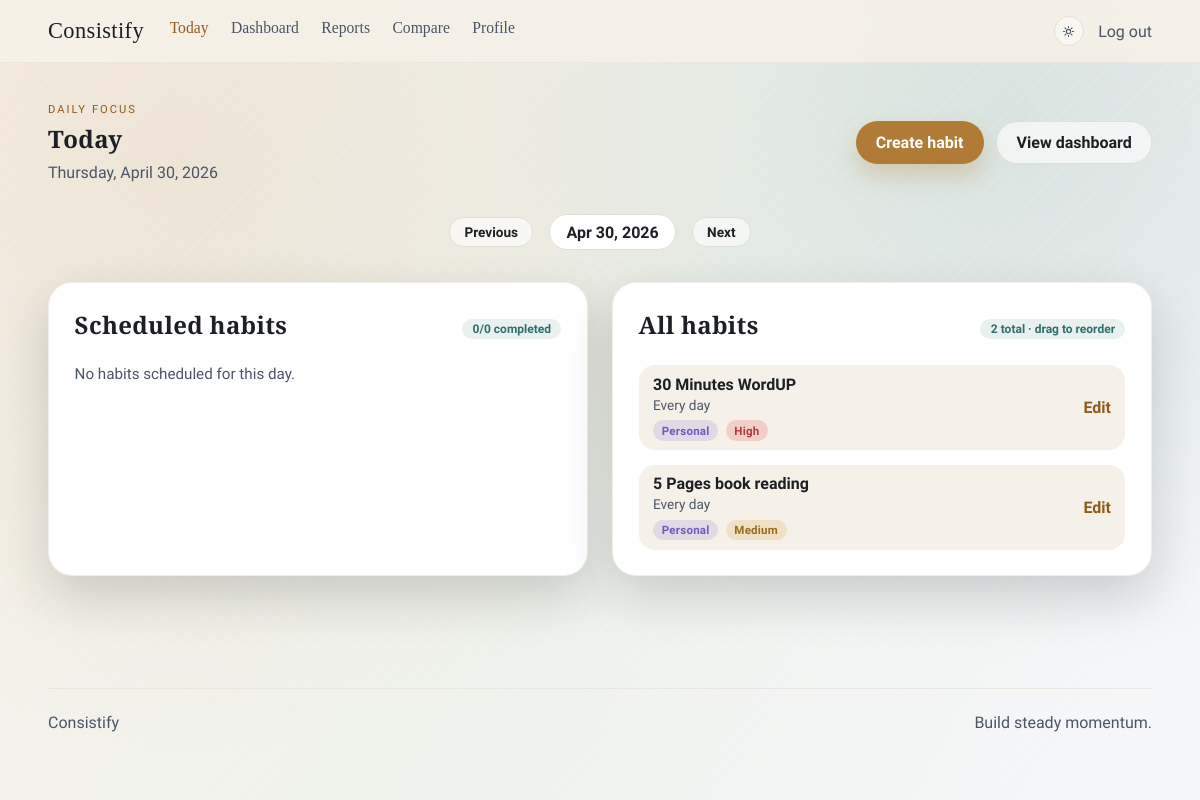
/today/?date=2026-04-30 (signed in), run on an earlier commit of the app's database.
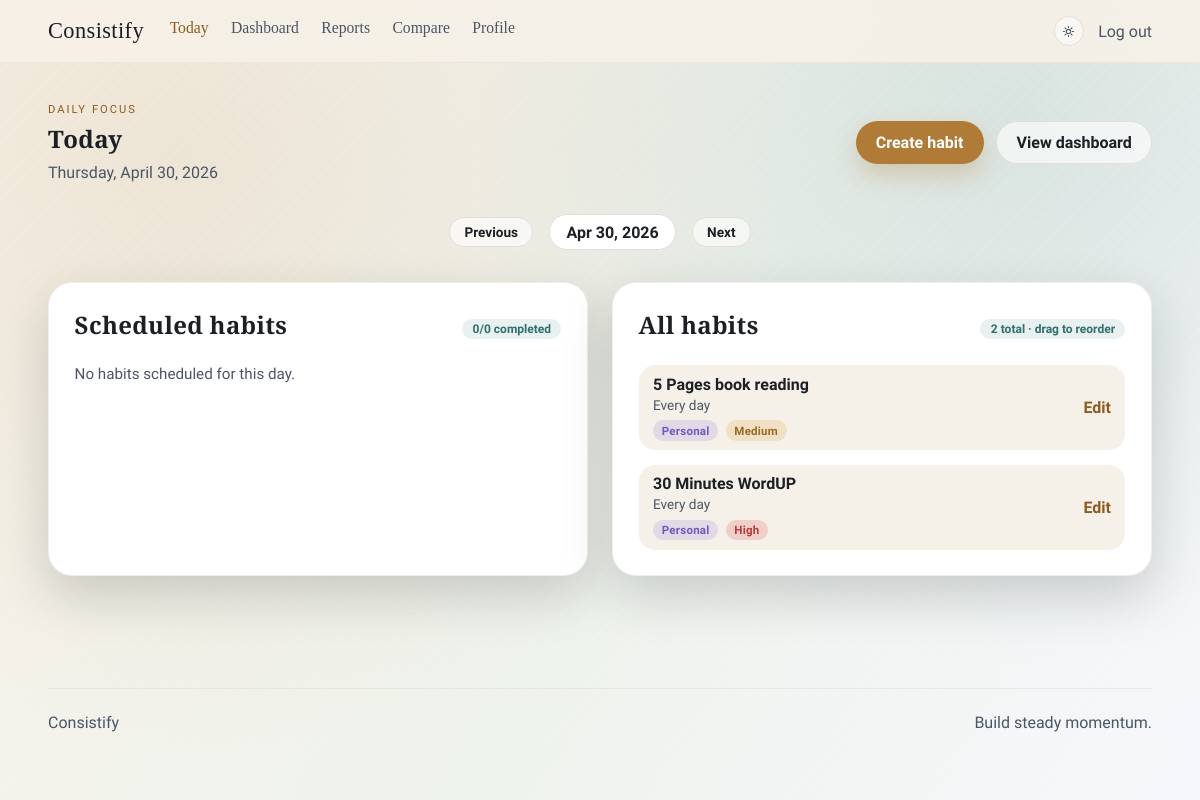
And on a later commit of the database.
### habits/models.py (models this page shows, shortened)
class Habit(models.Model):
    HABIT_BINARY = "binary"
    HABIT_PARTIAL = "partial"
    HABIT_QUANTITATIVE = "quantitative"
    HABIT_TYPE_CHOICES = [
        (HABIT_BINARY, "Binary (Done / Not Done)"),
        (HABIT_PARTIAL, "Partial (0-100%)"),
        (HABIT_QUANTITATIVE, "Quantitative (Target value)"),
    ]
    SCHEDULE_DAILY = "daily"
    SCHEDULE_WEEKLY = "weekly"
    SCHEDULE_DAYS = "days"
    SCHEDULE_INTERVAL = "interval"
    SCHEDULE_CHOICES = [
        (SCHEDULE_DAILY, "Daily"),
        (SCHEDULE_WEEKLY, "Weekly"),
        (SCHEDULE_DAYS, "Specific days"),
        (SCHEDULE_INTERVAL, "Custom interval"),
    ]
    CATEGORY_HEALTH = "health"
    CATEGORY_STUDY = "study"
    CATEGORY_WORK = "work"
    CATEGORY_PERSONAL = "personal"
    CATEGORY_CHOICES = [
        (CATEGORY_HEALTH, "Health"),
        (CATEGORY_STUDY, "Study"),
        (CATEGORY_WORK, "Work"),
        (CATEGORY_PERSONAL, "Personal"),
    ]
    PRIORITY_HIGH = "high"
    PRIORITY_MEDIUM = "medium"
    PRIORITY_LOW = "low"
    PRIORITY_CHOICES = [
        (PRIORITY_HIGH, "High"),
        (PRIORITY_MEDIUM, "Medium"),
        (PRIORITY_LOW, "Low"),
    ]
    user = models.ForeignKey(settings.AUTH_USER_MODEL, on_delete=models.CASCADE)
    name = models.CharField(max_length=120)
    description = models.TextField(blank=True)
    habit_type = models.CharField(
        max_length=14,
        choices=HABIT_TYPE_CHOICES,
        default=HABIT_BINARY,
    )
    target_value = models.DecimalField(
        max_digits=8,
        decimal_places=2,
        null=True,
        blank=True,
    )
    unit = models.CharField(max_length=24, blank=True)
    schedule_type = models.CharField(max_length=12, choices=SCHEDULE_CHOICES)
    category = models.CharField(
        max_length=12,
        choices=CATEGORY_CHOICES,
        default=CATEGORY_PERSONAL,
    )
    priority = models.CharField(
        max_length=6,
        choices=PRIORITY_CHOICES,
        default=PRIORITY_MEDIUM,
    )
    tags = models.CharField(max_length=255, blank=True)
    sort_order = models.PositiveIntegerField(default=0)
    start_date = models.DateField(default=timezone.localdate)
    interval_days = models.PositiveSmallIntegerField(default=1)
    weekly_interval = models.PositiveSmallIntegerField(default=1)
    days_of_week = models.CharField(max_length=20, blank=True)
    created_at = models.DateTimeField(auto_now_add=True)
    updated_at = models.DateTimeField(auto_now=True)
    class Meta:
        ordering = ["sort_order", "name"]
    def get_tags(self):
        if not self.tags:
            return []
        return [tag.strip() for tag in self.tags.split(",") if tag.strip()]
    def is_scheduled_on(self, target_date):
        if target_date < self.start_date:
            return False
    @property
    def schedule_summary(self):
        if self.schedule_type == self.SCHEDULE_DAILY:
            return "Every day"

### habits/views.py (the view)
# urls.py: path("today/", views.habit_list, name="today"),
@login_required
def habit_list(request):
    target_date = _get_date_from_request(request)
    habits = list(Habit.objects.filter(user=request.user).order_by("sort_order", "name"))
    completions = HabitCompletion.objects.filter(habit__in=habits, date=target_date)
    completion_map = {completion.habit_id: completion for completion in completions}
    scheduled_habits = []
    for habit in habits:
        if habit.is_scheduled_on(target_date):
            completion = completion_map.get(habit.id)
            completion_percentage = (
                float(completion.completion_percentage) if completion else 0.0
            )
            raw_value = None
            if completion and completion.raw_value is not None:
                raw_value = float(completion.raw_value)
                if habit.habit_type == Habit.HABIT_QUANTITATIVE:
                    raw_value = int(raw_value)
            scheduled_habits.append(
                {
                    "habit": habit,
                    "completed": completion_percentage >= 100,
                    "completion_percentage": completion_percentage,
                    "raw_value": raw_value,
                    "tags": habit.get_tags(),
                }
            )
    completed_count = sum(
        1 for item in scheduled_habits if item["completion_percentage"] >= 100
    )
    context = {
        "target_date": target_date,
        "prev_date": target_date - timedelta(days=1),
        "next_date": target_date + timedelta(days=1),
        "scheduled_habits": scheduled_habits,
        "scheduled_count": len(scheduled_habits),
        "completed_count": completed_count,
        "habits": habits,
        "all_count": len(habits),
    }
    return render(request, "habits/habit_list.html", context)

### habits/views.py (called while the page is built)
def _get_date_from_request(request):
    raw_date = request.GET.get("date") or request.POST.get("date")
    if raw_date:
        parsed = parse_date(raw_date)
        if parsed:
            return parsed
    return timezone.localdate()

### habits/templates/habits/habit_list.html (shortened to what the changed rows need)
{% extends "habits/base.html" %}
{% block content %}
<section class="hero">
    <div>
        <h1>Today</h1>
    </div>
</section>
<section class="card-grid">
    <div class="card" style="--i: 0;">
        <div class="card-header">
            <h2>Scheduled habits</h2>
        </div>
    </div>
    <div class="card" style="--i: 1;">
        <div class="card-header">
            <h2>All habits</h2>
        </div>
        {% if habits %}
            <ul class="habit-list" id="habitSortList" data-reorder-url="{% url 'habits:reorder_habits' %}">
                {% for habit in habits %}
                    <li class="habit-row compact reorder-item" style="--i: {{ forloop.counter0 }};" draggable="true" data-habit-id="{{ habit.id }}">
                        <div>
                            <a class="habit-name" href="{% url 'habits:habit_detail' habit.id %}">{{ habit.name }}</a>
                            <p class="habit-meta">{{ habit.schedule_summary }}</p>
                            <div class="habit-flags">
                                <span class="badge category {{ habit.category }}">{{ habit.get_category_display }}</span>
                                <span class="badge priority {{ habit.priority }}">{{ habit.get_priority_display }}</span>
                            </div>
                        </div>
                        <a class="link" href="{% url 'habits:habit_edit' habit.id %}">Edit</a>
                    </li>
                {% endfor %}
            </ul>
        {% else %}
            <p class="empty">Create your first habit to build momentum.</p>
        {% endif %}
    </div>
</section>
{% endblock %}

What changed in the data, as far as the page shows it:
changed Habit "5 Pages book reading": moves up the list
